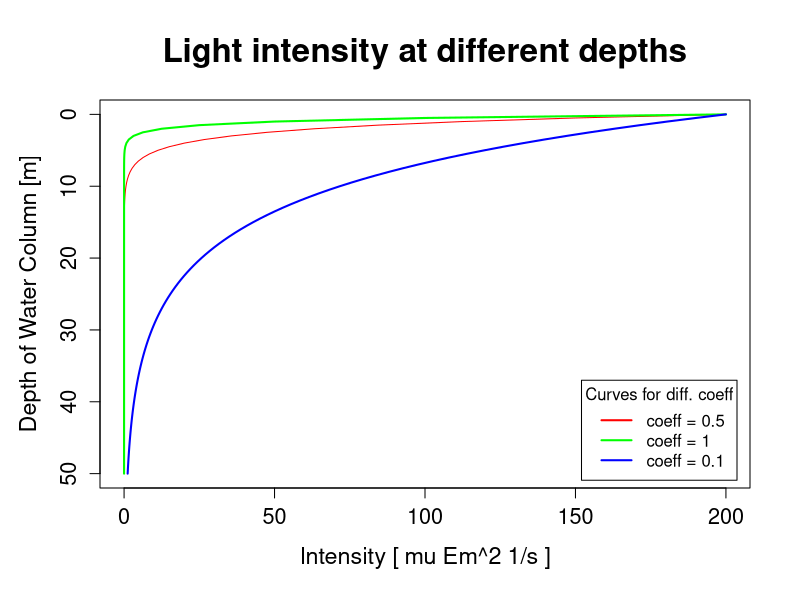

Generate this figure with R:
light_surface = 200

surface = 0
bottom_H = 50
dz = .5
depth = seq(from = surface, to = bottom_H, by = dz)

eps_0.5 = 0.5
eps_0.1 = .1
eps_1 = 1


# by numerical way
y =  light_surface
for (i in 2:length(depth)){
  didz = -y[i-1]*eps_0.5
  y[i] = y[i-1] + didz*dz
}
y1 = light_surface
for (i in 2:length(depth)){
  didz = -y1[i-1]*eps_1
  y1[i] = y1[i-1] + didz*dz
}

y2 = light_surface
for (i in 2:length(depth)){
  didz = -y2[i-1]*eps_0.1
  y2[i] = y2[i-1] + didz*dz
}



at_coeff_0.5 = data.frame(depth = depth, light = y)
at_coeff_1 = data.frame(depth = depth, light = y1)
at_coeff_0.1 = data.frame(depth = depth, light = y2)


par(mar = c(5.1, 4.5, 4.5, 2) + 0.5) # setting plot position
plot(at_coeff_0.5$light, at_coeff_0.5$depth, type = "l", col = "red",
     xlab = "Intensity [ mu Em^2 1/s ]",
     ylab = "Depth of Water Column [m]",
     main = "Light intensity at different depths",
     ylim = c(50,0),
     xlim = c(0,200),
     cex.lab = 1.4,
      cex.main = 2,
      cex.axis = 1.3)


lines(at_coeff_1$light, at_coeff_1$depth, lty =1,lwd = 2, col = "green")
lines(at_coeff_0.1$light, at_coeff_0.1$depth, lty =1,lwd = 2, col = "blue")
legend("bottomright",inset = .02, lty = 1,lwd = 2, col = c("red","green", "blue"),
       legend = c("coeff = 0.5", "coeff = 1", "coeff = 0.1"),
       title = "Curves for diff. coeff", cex = 1)




# plot(numeric(0),numeric(0),
#      type= "n",
#      ylim = c(0,2.5),
#      xlim = c(0,300),
#      ylab = "Photo Synthesis Rate: P [1/day]",
#      xlab = "Light Intensity: I [ muEm^2*1/s]",
#      main = "Light Intensity vs Photo Synthesis Rate",
#      cex.lab = 1.4,
#      cex.main = 2,
#      cex.axis = 1.3)
# lines(intensity_I, f1, lty =1,lwd = 2, col = "blue")
# lines(intensity_I, f2, lty =1,lwd = 2, col = "red")
# lines(intensity_I, diff, lty =1,lwd = 2, col = "green")
# 
# legend("bottomright",inset = .02, lty = 1,lwd = 2, col = c("blue","red", "green"), 
#        legend = c("Michaelis-Menten Line", "Ramp Function Line", "Difference"),
#        title = "Curves for diff. functions", cex = 1)
# 
# x -> 200
# 
